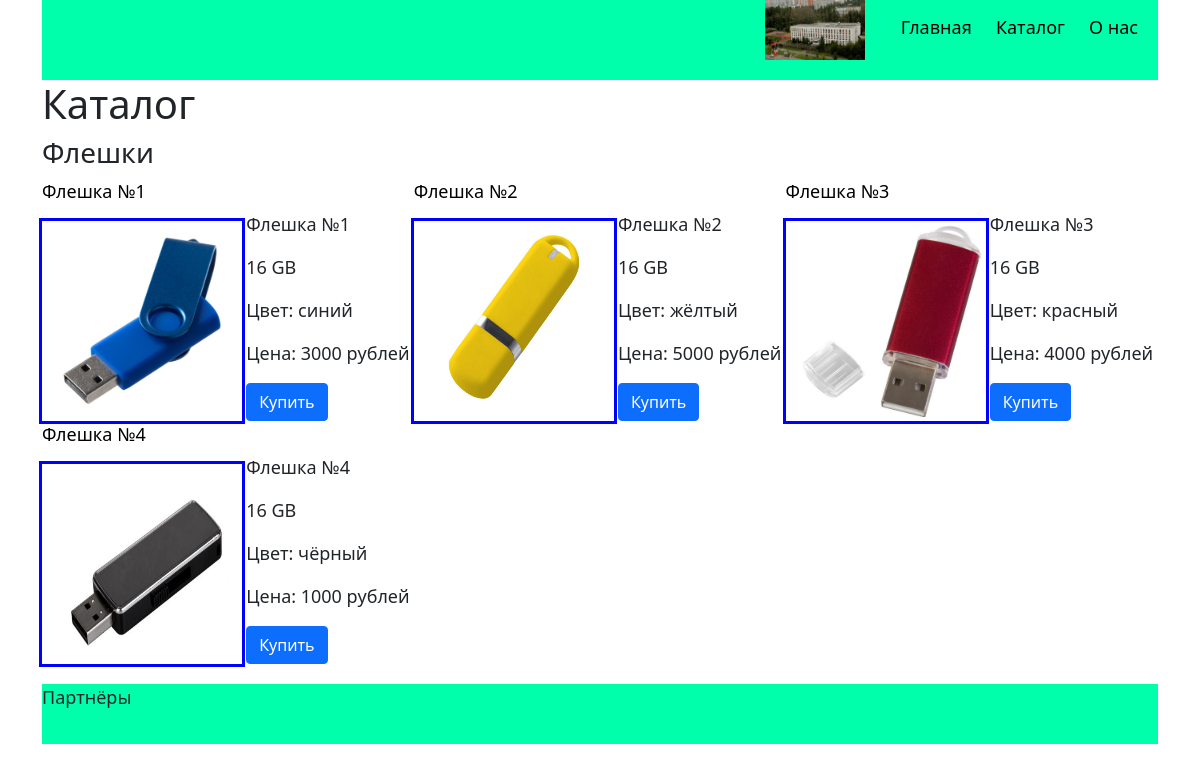
Page /catalog/ on the committed database.
### ORM.py (models this page shows)
class Goods(db.Model):
    id = db.Column(db.Integer, primary_key=True)
    name = db.Column(db.String(80), nullable=False)
    quantity = db.Column(db.Integer, nullable=False)
    category_id = db.Column(db.Integer, db.ForeignKey('categories.id'))
    category = db.relationship('Categories', backref=db.backref('goods', lazy=False))
    description = db.Column(db.String(200))
    price_id = db.Column(db.Integer, db.ForeignKey('prices.id'))
    price = db.relationship('Prices', backref=db.backref('good', lazy=False))
    photo_link = db.Column(db.String(80))
    colour = db.Column(db.String(80))
    def link(self):
        return '/product?good_id='+str(self.id)

class Prices(db.Model):
    id = db.Column(db.Integer, primary_key=True)
    price = db.Column(db.Integer, nullable=False)
    start_date = db.Column(db.DateTime, nullable=False)
    end_date = db.Column(db.DateTime, nullable=False)

### main.py (the view)
@app.route('/catalog/', methods=['GET', 'POST'])
def catalog():
    min_price=int(request.args.get('min_price',0))
    max_price=int(request.args.get('max_price',10**9))
    goods=[]
    for i in Goods.query.all():
        if min_price<=i.price.price<=max_price:
            goods.append(i)
    return render_template('catalog.html',goods=goods)

### templates/catalog.html (shortened to what this page needs)
{% extends "base.html" %}
{% block content %}
        <h1>Каталог</h1>
        <h3>Флешки</h3>
        <div class='catalog_items'>
            {% for good in goods %}
                <div class="catalog_item">
                    <div class="description">
                        <div>
                            <p><a href={{good.link()}}>{{good.name}}</a></p>
                        </div>
                        <div>
                            <a href={{good.link()}}><img class=BuylistImage src="{{ url_for('static', filename=good.photo_link) }}" alt="Флешка №1"></a>
                        </div>
                    </div>
                    <div class="description">
                        <p>{{good.name}}</p>
                        <p>16 GB</p>
                        <p>Цвет: {{good.colour}}</p>
                        <p>Цена: {{good.price.price}} рублей</p>
                        <button type="button" class="btn btn-primary">Купить</button>
                    </div>
                </div>
            {% endfor %}
        </div>
{% endblock %}

### templates/base.html (shortened to what this page needs)
<!DOCTYPE html>
<html lang="en">
<head>
    <link href="https://cdn.jsdelivr.net/npm/bootstrap@5.1.3/dist/css/bootstrap.min.css" rel="stylesheet">
    <link rel="stylesheet" type="text/css" href="{{ url_for('static', filename='style.css') }}">
</head>
<body>
    <div class="container">
        <header>
            <img class='logot' src="{{ url_for('static', filename='log.jpg') }}" alt="Логотип"></a>
            <ul class="menu_links">
                <li class='menu_link'><a href="/">Главная</a></li>
                <li class='menu_link'><a href="/catalog/">Каталог</a></li>
                <li class='menu_link'><a href="/about_us/">О нас</a></li>
            </ul>
        </header>
        <div>{% block content %}{% endblock %}</div>
        <footer>
            <p>Партнёры</p>
        </footer>
    </div>
</body>
</html>

### static/Style.css (style rules this page uses)
ul { list-style-type:none }
header { width: 100%; background-color: #0FA; height: 80px; text-align: right; }
footer { background-color: #0FA; height: 60px; margin-top: 20px; }
a { text-decoration: none; color: black; font-size: large; }
p { font-size: large; }
.logot { width: 100px; height: 60px; display: inline-block; }
.menu_links { margin-left: auto; margin-right: 0; display: inline-block; }
.menu_link { text-align: right; display: inline-block; margin-right: 20px; }
.container { margin: 0 auto; width: 100%; }
.catalog_item { display: inline-block; }
.BuylistImage { width: 200px; height: 200px; outline:3px solid blue; display: inline-block; }
.description { display: inline-block; vertical-align: bottom; }

### rows in the picture
Goods: name "Флешка №1", photo_link (picture), colour "синий", price.price "3000"
Goods: name "Флешка №2", photo_link (picture), colour "жёлтый", price.price "5000"
Goods: name "Флешка №3", photo_link (picture), colour "красный", price.price "4000"
Goods: name "Флешка №4", photo_link (picture), colour "чёрный", price.price "1000"
